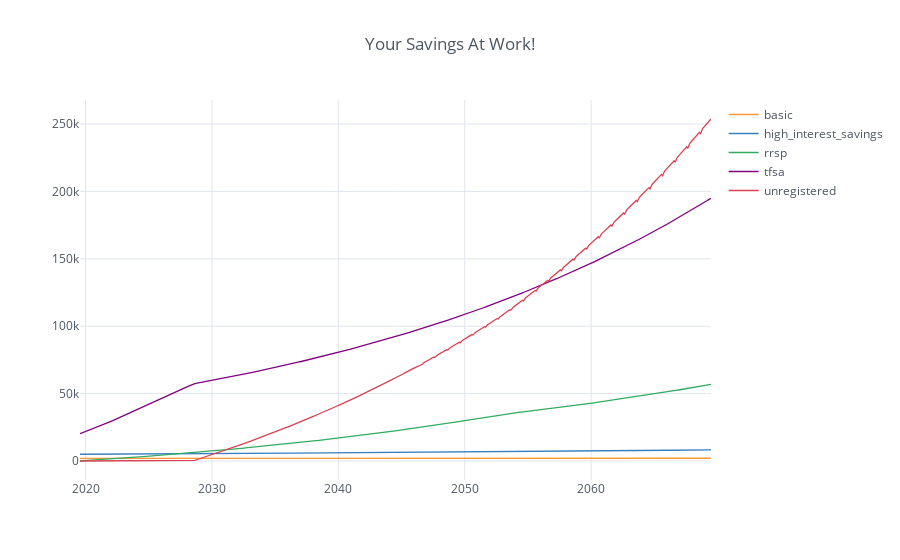

Source (notebook cell):
### Code cell
cfs_by_acct.iplot(title='Your Savings At Work!')

### Figure 1 — Plotly figure (JSON) as saved in the notebook; plotly's stock layout.template omitted (floating-point values rounded to 4 significant figures; data arrays with more than 128 entries replaced by an {"elided": "..."} marker saying what was removed)
{"data": [{"line": {"color": "rgba(255, 153, 51, 1.0)", "dash": "solid", "shape": "linear", "width": 1.3}, "mode": "lines", "name": "basic", "text": "", "type": "scatter", "uid": "c100317e-374c-445c-a3f6-7d7876bd94bc", "x": {"elided": "600 str values"}, "y": {"elided": "600 float values"}}, {"line": {"color": "rgba(55, 128, 191, 1.0)", "dash": "solid", "shape": "linear", "width": 1.3}, "mode": "lines", "name": "high_interest_savings", "text": "", "type": "scatter", "uid": "f4329e04-56a0-4343-8b6a-d96780c700d4", "x": {"elided": "600 str values"}, "y": {"elided": "600 float values"}}, {"line": {"color": "rgba(50, 171, 96, 1.0)", "dash": "solid", "shape": "linear", "width": 1.3}, "mode": "lines", "name": "rrsp", "text": "", "type": "scatter", "uid": "77fce4f7-36fd-48d9-b4c6-52ee16d1fe97", "x": {"elided": "600 str values"}, "y": {"elided": "600 float values"}}, {"line": {"color": "rgba(128, 0, 128, 1.0)", "dash": "solid", "shape": "linear", "width": 1.3}, "mode": "lines", "name": "tfsa", "text": "", "type": "scatter", "uid": "88a3acbd-40c4-44c0-b03c-d4f5e14659ba", "x": {"elided": "600 str values"}, "y": {"elided": "600 float values"}}, {"line": {"color": "rgba(219, 64, 82, 1.0)", "dash": "solid", "shape": "linear", "width": 1.3}, "mode": "lines", "name": "unregistered", "text": "", "type": "scatter", "uid": "5985272f-7cb8-41b7-a1f8-8d890a96afbc", "x": {"elided": "600 str values"}, "y": {"elided": "600 float values"}}], "layout": {"legend": {"bgcolor": "#FFFFFF", "font": {"color": "#4D5663"}}, "paper_bgcolor": "#FFFFFF", "plot_bgcolor": "#FFFFFF", "title": {"font": {"color": "#4D5663"}, "text": "Your Savings At Work!"}, "xaxis": {"gridcolor": "#E1E5ED", "showgrid": true, "tickfont": {"color": "#4D5663"}, "title": {"font": {"color": "#4D5663"}, "text": ""}, "zerolinecolor": "#E1E5ED"}, "yaxis": {"gridcolor": "#E1E5ED", "showgrid": true, "tickfont": {"color": "#4D5663"}, "title": {"font": {"color": "#4D5663"}, "text": ""}, "zerolinecolor": "#E1E5ED"}}}
